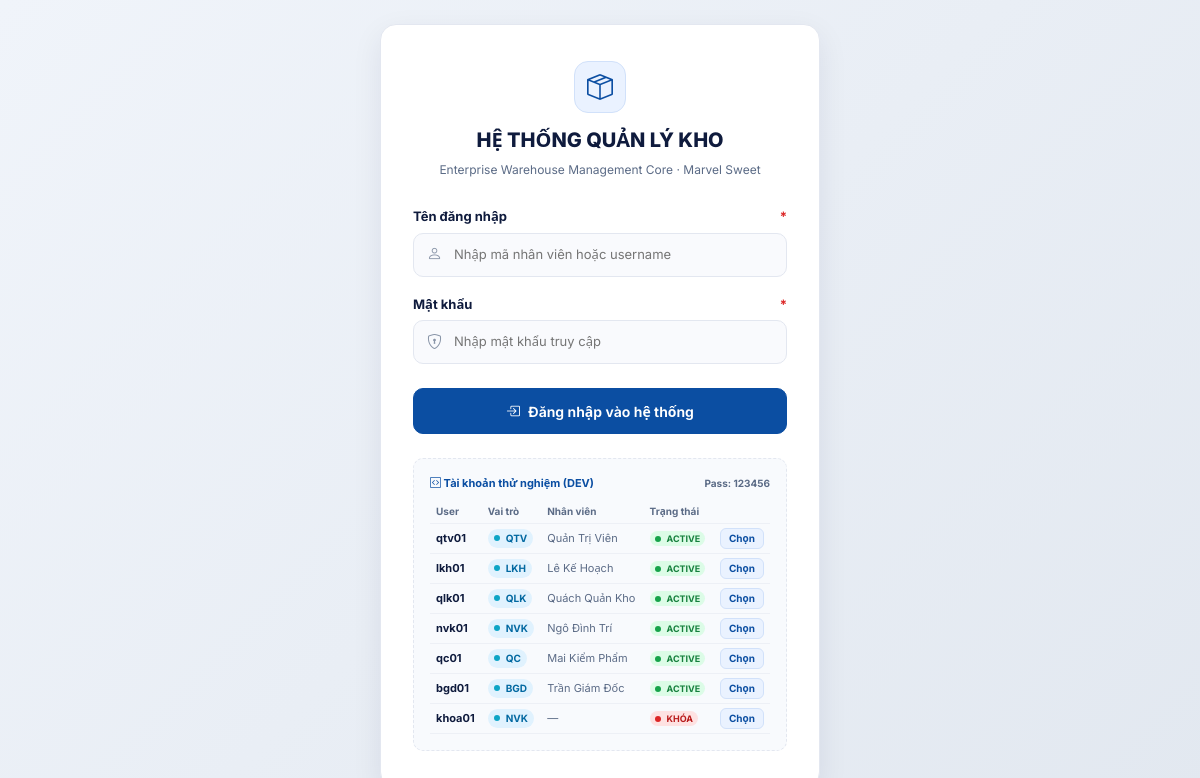
The page / on the database its author committed.
### tables this page shows
CREATE TABLE `tai_khoan_nguoi_dung` (
  `maTaiKhoan` VARCHAR(20) NOT NULL,
  `tenDangNhap` VARCHAR(50) NOT NULL UNIQUE,
  `matKhau` VARCHAR(255) NOT NULL,
  `email` VARCHAR(100) NULL,
  `soDienThoai` VARCHAR(20) NULL,
  `vaiTro` ENUM('QTV', 'BGD', 'LKH', 'QLK', 'NVK', 'QC') NOT NULL,
  `trangThai` ENUM('HOAT_DONG', 'KHOA') NOT NULL DEFAULT 'HOAT_DONG',
  `maNhanVien` VARCHAR(20) NULL,
  `ngayTao` DATETIME NOT NULL DEFAULT CURRENT_TIMESTAMP,
  PRIMARY KEY (`maTaiKhoan`),
  KEY `idx_tk_nhanvien` (`maNhanVien`),
  CONSTRAINT `fk_tk_nhanvien` FOREIGN KEY (`maNhanVien`)
    REFERENCES `nhan_vien` (`maNhanVien`) ON UPDATE CASCADE ON DELETE SET NULL
);

CREATE TABLE `nhan_vien` (
  `maNhanVien` VARCHAR(20) NOT NULL,
  `hoTen` VARCHAR(100) NOT NULL,
  `chucDanh` VARCHAR(50) NOT NULL,
  `email` VARCHAR(100) NULL,
  `soDienThoai` VARCHAR(20) NULL,
  `trangThai` ENUM('HOAT_DONG', 'NGHI_VIEC') NOT NULL DEFAULT 'HOAT_DONG',
  `maBoPhan` VARCHAR(20) NOT NULL,
  PRIMARY KEY (`maNhanVien`),
  KEY `idx_nv_bophan` (`maBoPhan`),
  CONSTRAINT `fk_nv_bophan` FOREIGN KEY (`maBoPhan`)
    REFERENCES `bo_phan` (`maBoPhan`) ON UPDATE CASCADE ON DELETE RESTRICT
);

### app/core/View.php (called while the page is built, shortened)
<?php
class View
{
    private static string $viewsPath;
    public static function init(): void
    {
        self::$viewsPath = dirname(__DIR__) . '/views';
    }
    public static function render(string $view, array $data = [], string|false $layout = 'main'): void
    {
        $viewFile = self::$viewsPath . '/' . str_replace('.', '/', $view) . '.php';
        extract($data);
        require $viewFile;
        $content = ob_get_clean();
        $layoutFile = self::$viewsPath . '/layouts/' . $layout . '.php';
        require $layoutFile;
    }
}

### app/core/Controller.php (called while the page is built, shortened)
<?php
abstract class Controller
{
    protected function render(string $view, array $data = [], string|false $layout = 'main'): void
    {
        View::render($view, $data, $layout);
    }
}

### app/controllers/AuthController.php (called while the page is built, shortened)
<?php
class AuthController extends Controller
{
    public function login(): void
    {
        $configFile = dirname(__DIR__, 2) . '/config/config.php';
        $config = file_exists($configFile) ? require $configFile : [];
        $appEnv = $config['app_env'] ?? 'dev';
        $repo = new NguoiDungRepository();
        $demoAccounts = ($appEnv === 'dev') ? $repo->getDemoAccounts() : [];
        $this->render('auth/login', [
            'pageTitle'    => 'Đăng nhập hệ thống',
            'demoAccounts' => $demoAccounts,
            'appEnv'       => $appEnv,
            'username'     => '',
        ], 'auth');
    }
}

### app/core/Router.php (called while the page is built, shortened)
<?php
class Router
{
    public static function dispatch(): void
    {
        $route = $_GET['route'] ?? '';
        $route = trim($route, '/');
        if (empty($route)) {
            $route = Auth::check() ? 'dashboard/index' : 'auth/login';
        }
        [$controllerClass, $action] = self::$routes[$route];
        $controller = new $controllerClass();
        $controller->$action();
    }
}

### app/repositories/NguoiDungRepository.php (called while the page is built, shortened)
<?php
class NguoiDungRepository
{
    public function getDemoAccounts(): array
    {
        $db = Database::getConnection();
        $sql = "SELECT tk.tenDangNhap, tk.vaiTro, tk.trangThai, nv.hoTen, nv.chucDanh, bp.tenBoPhan
                FROM tai_khoan_nguoi_dung tk
                LEFT JOIN nhan_vien nv ON tk.maNhanVien = nv.maNhanVien
                LEFT JOIN bo_phan bp ON nv.maBoPhan = bp.maBoPhan
                ORDER BY tk.maTaiKhoan ASC";
        $stmt = $db->query($sql);
        return $stmt->fetchAll();
    }
}

### app/views/auth/login.php (the view, shortened to what this page needs)
<div class="auth-wrapper">
    <div class="auth-card">
        <div class="auth-brand">
            <div class="auth-logo">
                <i class="bi bi-box-seam"></i>
            </div>
            <h2>HỆ THỐNG QUẢN LÝ KHO</h2>
            <p>Enterprise Warehouse Management Core · Marvel Sweet</p>
        </div>
        <form method="POST" action="?route=auth/login">
            <div class="form-group" style="margin-bottom: 18px;">
                <label class="form-label" for="username">
                    Tên đăng nhập <span class="required">*</span>
                </label>
                <div class="input-icon-wrapper">
                    <input type="text"
                           id="username"
                           name="username"
                           class="input"
                           placeholder="Nhập mã nhân viên hoặc username"
                           value="<?= htmlspecialchars($username ?? '') ?>"
                           required
                           autofocus>
                </div>
            </div>
            <div class="form-group" style="margin-bottom: 24px;">
                <label class="form-label" for="password">
                    Mật khẩu <span class="required">*</span>
                </label>
                <div class="input-icon-wrapper">
                    <input type="password"
                           id="password"
                           name="password"
                           class="input"
                           placeholder="Nhập mật khẩu truy cập"
                           required>
                </div>
            </div>
            <button type="submit" class="btn btn-primary" style="width: 100%; min-height: 46px; font-size: 14px;">
                <i class="bi bi-box-arrow-in-right"></i>
                Đăng nhập vào hệ thống
            </button>
        </form>
        <?php if (($appEnv ?? '') === 'dev' && !empty($demoAccounts)): ?>
            <div class="dev-accounts-box">
                <div style="display: flex; align-items: center; justify-content: space-between; font-weight: 700; color: var(--primary);">
                    <span><i class="bi bi-code-square"></i> Tài khoản thử nghiệm (DEV)</span>
                    <span style="font-size: 10px; color: var(--muted);">Pass: <strong>123456</strong></span>
                </div>
                <table>
                    <thead>
                        <tr style="text-align: left; color: var(--muted); font-size: 10px;">
                            <th>User</th>
                            <th>Vai trò</th>
                            <th>Nhân viên</th>
                            <th>Trạng thái</th>
                            <th></th>
                        </tr>
                    </thead>
                    <tbody>
                        <?php foreach ($demoAccounts as $acc): ?>
                            <tr>
                                <td><strong style="color: var(--text);"><?= htmlspecialchars($acc['tenDangNhap']) ?></strong></td>
                                <td>
                                    <span class="badge badge-ongoing" style="font-size: 10px; padding: 2px 6px;">
                                        <?= htmlspecialchars($acc['vaiTro']) ?>
                                    </span>
                                </td>
                                <td style="color: var(--muted);"><?= htmlspecialchars($acc['hoTen'] ?? '—') ?></td>
                                <td>
                                    <?php if ($acc['trangThai'] === 'KHOA'): ?>
                                        <span class="badge badge-failed" style="font-size: 9px; padding: 1px 5px;">KHÓA</span>
                                    <?php else: ?>
                                        <span class="badge badge-passed" style="font-size: 9px; padding: 1px 5px;">ACTIVE</span>
                                    <?php endif; ?>
                                </td>
                                <td style="text-align: right;">
                                    <button type="button"
                                            class="quick-fill-btn"
                                            onclick="quickFillLogin('<?= htmlspecialchars($acc['tenDangNhap']) ?>', '123456')">
                                        Chọn
                                    </button>
                                </td>
                            </tr>
                        <?php endforeach; ?>
                    </tbody>
                </table>
            </div>
        <?php endif; ?>
    </div>
</div>

### public/index.php (shortened to what this page needs)
<?php
if (!defined('TEST_RUNNER')) {
    App\Core\Router::dispatch();
}

### app/views/layouts/auth.php (shortened to what this page needs)
<!DOCTYPE html>
<html lang="vi">
<head>
    <link rel="stylesheet" href="https://cdn.jsdelivr.net/npm/bootstrap-icons@1.11.3/font/bootstrap-icons.min.css">
    <link rel="stylesheet" href="assets/css/app.css">
</head>
<body style="background: linear-gradient(135deg, #F0F4FA 0%, #E2E8F0 100%);">
    <?= $content ?? '' ?>
</body>
</html>

### rows shown on the page
tai_khoan_nguoi_dung: tenDangNhap "qtv01", vaiTro "QTV", maNhanVien.hoTen "Quản Trị Viên", trangThai "ACTIVE"
tai_khoan_nguoi_dung: tenDangNhap "lkh01", vaiTro "LKH", maNhanVien.hoTen "Lê Kế Hoạch", trangThai "ACTIVE"
tai_khoan_nguoi_dung: tenDangNhap "qlk01", vaiTro "QLK", maNhanVien.hoTen "Quách Quản Kho", trangThai "ACTIVE"
tai_khoan_nguoi_dung: tenDangNhap "nvk01", vaiTro "NVK", maNhanVien.hoTen "Ngô Đình Trí", trangThai "ACTIVE"
tai_khoan_nguoi_dung: tenDangNhap "qc01", vaiTro "QC", maNhanVien.hoTen "Mai Kiểm Phẩm", trangThai "ACTIVE"
tai_khoan_nguoi_dung: tenDangNhap "bgd01", vaiTro "BGD", maNhanVien.hoTen "Trần Giám Đốc", trangThai "ACTIVE"
tai_khoan_nguoi_dung: tenDangNhap "khoa01", vaiTro "NVK", hoTen "—", trangThai "KHÓA"
